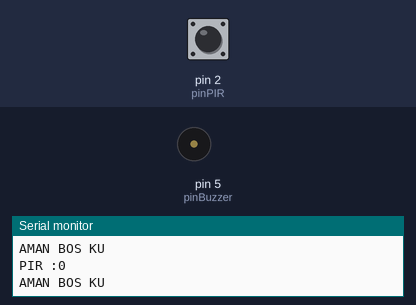
The sketch below on a simulated Arduino Uno, built with avr-gcc and run on an emulated ATmega328P. Parts: buzzer (waves = sounding, pin HIGH), the last lines printed to the serial monitor. The inputs (shaded band) are chosen by the test bench; at power-on: pin 2 (pinPIR) LOW.

Above: at 1.2 s.
1.3 s: pin 2 (pinPIR) driven HIGH
At 1.53 s:
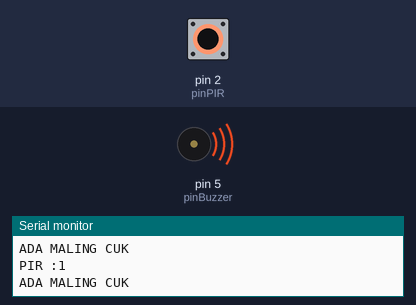
4.3 s: pin 2 (pinPIR) driven LOW
At 4.3 s:
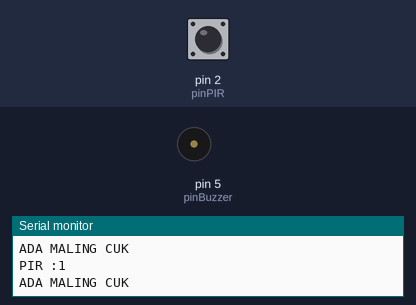
7.3 s: pin 2 (pinPIR) pulsed HIGH 2 times (0.12 s each, 0.3 s apart)
At 7.53 s:
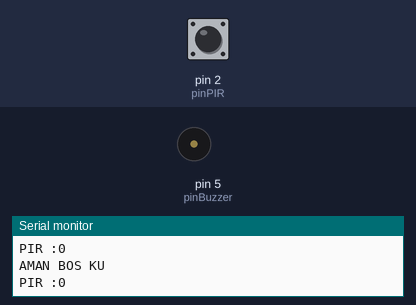
10.9 s: pin 2 (pinPIR) pulsed HIGH 5 times (0.12 s each, 0.3 s apart)
At 12.6 s:
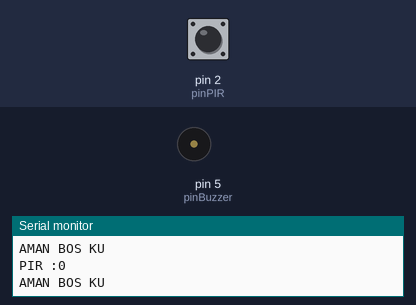
Timing chart, 0 to 14.1 s (numbered marks = the images above; inputs shaded):
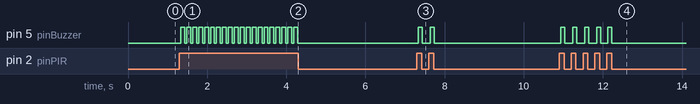

Measured:
- after the input at 1.3 s, pin 5 (pinBuzzer): alternates HIGH for 0.10 s and LOW for 0.05 s, starting at once
- after the input at 4.3 s, pin 5 (pinBuzzer): stops changing and stays LOW
- after the input at 7.3 s, pin 5 (pinBuzzer): alternates HIGH for 0.10 s and LOW for 0.20 s, 4 changes in all, then stays LOW, starting at once
- after the input at 10.9 s, pin 5 (pinBuzzer): alternates HIGH for 0.10 s and LOW for 0.20 s, 10 changes in all, then stays LOW, starting at once

The sketch:

1.Sensor_PIR.ino
```cpp
//INISIALISASI
int pinPIR=2;
int pinBuzzer=5;

void setup() {
  Serial.begin(9600);
  pinMode(pinPIR,INPUT);
  pinMode(pinBuzzer,OUTPUT);
}

void loop() {
  //BACA SENSOR
  int bacaPIR=digitalRead(pinPIR);

  //PRINT TO SERIAL
  Serial.print("PIR :");
  Serial.print(bacaPIR);
  Serial.println();         //UNTUK ENTER

  //LOGIKA
  if(bacaPIR==1){
    Serial.println("ADA MALING CUK");
    digitalWrite(pinBuzzer,HIGH);
    delay(100);
    digitalWrite(pinBuzzer,LOW);
    delay(50);
  }
  else{
    Serial.println("AMAN BOS KU");
    digitalWrite(pinBuzzer,LOW);
  }
}
```
